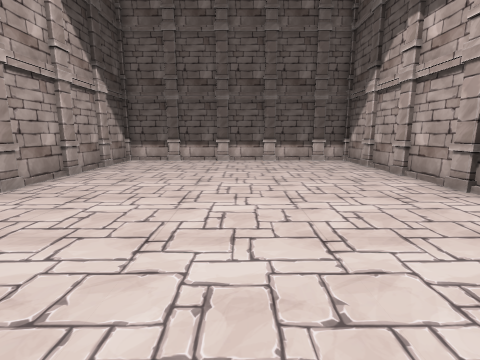
view 1 (above)

12 first-person views from a walk through a 3-D level made in the Unity game engine. The camera is 1.2 m above the floor, tilts 10° down and sees 85° across. The floor is counted in squares, 1 m on a side. Each view is taken from the middle of a square. On the plan, view 1 faces up. The plan holds only what a view shows up to about 12 squares ahead; the rest is blank. The place goes on beyond the plan. The player character is not drawn.

view 2
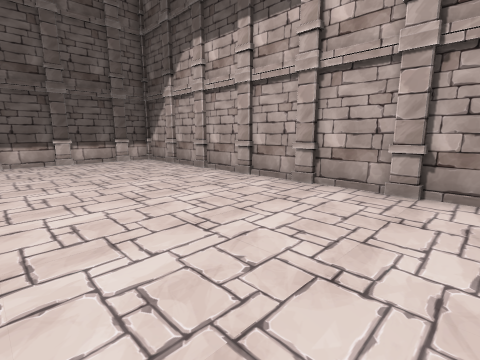

view 3
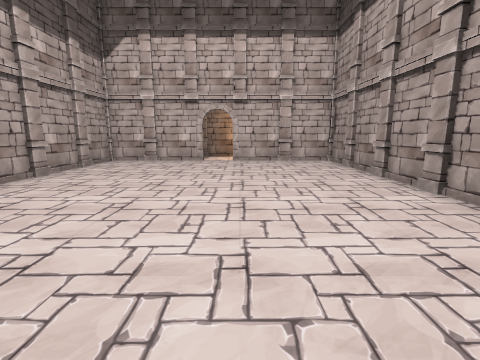

view 4
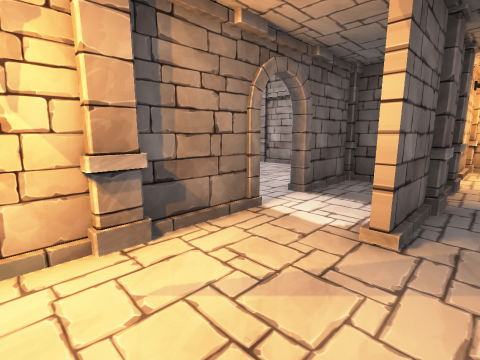

view 5
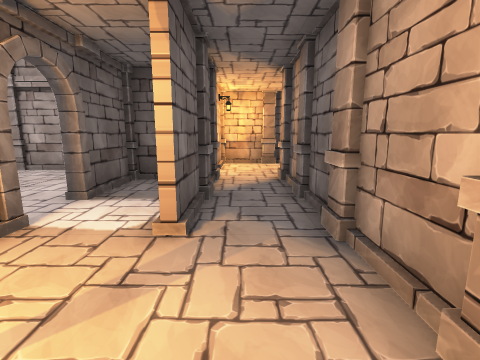

view 6
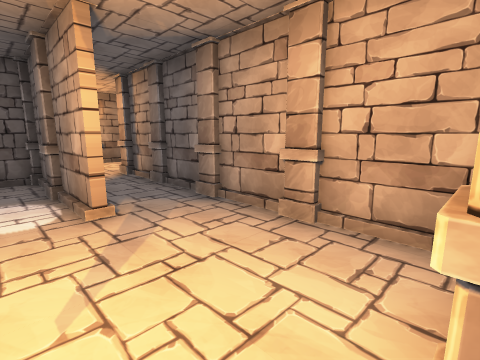

view 7
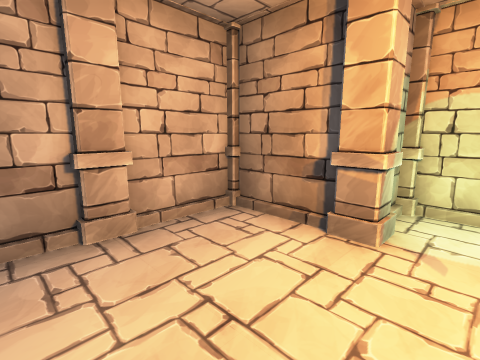

view 8
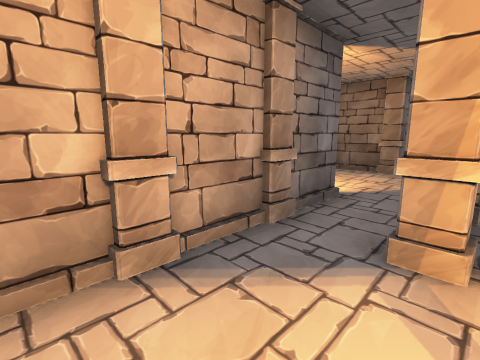

view 9
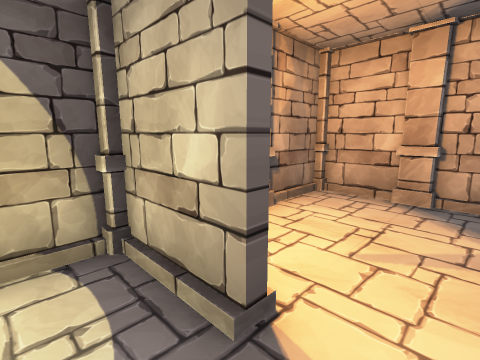

view 10
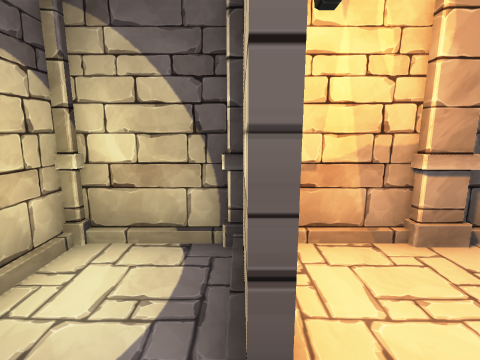

view 11
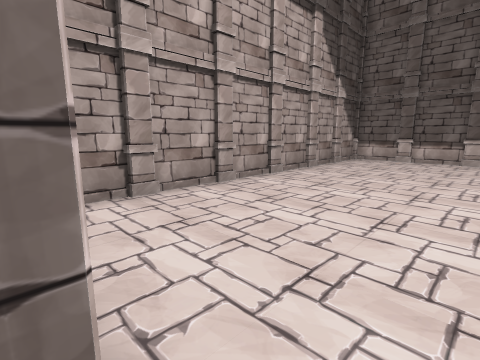

view 12
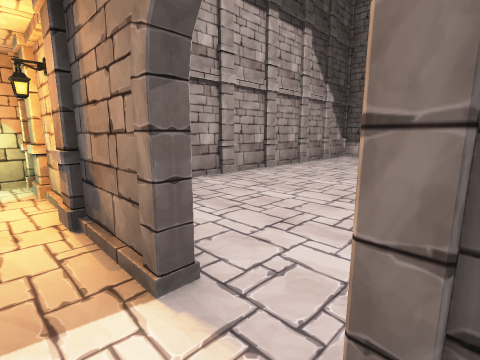

### Floor plan
Ten units are one square. View 1 is at (0, 0); x grows to the right and y downward. Boxes are objects, and circles mark ways between rooms. Rooms are numbered by the first view taken in them; rooms with no view inside come last. Other rooms are left out.
<svg viewBox="-71 -130 151 220">
<path fill="none" stroke="#000" d="M50 -36 50 -75M50 -84 50 -115M-51 -75 -51 -36M-14 -120 -45 -120M34 -120 -5 -120M7 9 45 9M-51 -26 -51 4M50 5 50 -26M-25 9 -7 9M-51 -115 -51 -84M-45 9 -34 9M-35 11 -45 11M-51 34 -51 53 -34 53M-26 53 -15 53M-7 11 -26 11M-66 11 -66 29M68 45 68 11 59 11M49 30 68 30M68 33 49 33M9 73 68 73 68 54M25 11 7 11 7 9M-7 9 -7 11M-11 30 5 30"/>
<rect x="-55" y="-15" width="10" height="10" fill="#bbb"><title>pillar</title></rect>
<rect x="-55" y="-65" width="10" height="10" fill="#bbb"><title>pillar</title></rect>
<rect x="-55" y="-85" width="10" height="10" fill="#bbb"><title>pillar</title></rect>
<rect x="-55" y="-105" width="10" height="10" fill="#bbb"><title>pillar</title></rect>
<rect x="-35" y="-125" width="10" height="10" fill="#bbb"><title>pillar</title></rect>
<rect x="-15" y="-125" width="10" height="10" fill="#bbb"><title>pillar</title></rect>
<rect x="5" y="-125" width="10" height="10" fill="#bbb"><title>pillar</title></rect>
<rect x="25" y="5" width="10" height="10" fill="#bbb"><title>pillar</title></rect>
<rect x="35" y="-125" width="10" height="10" fill="#bbb"><title>pillar</title></rect>
<rect x="45" y="-15" width="10" height="10" fill="#bbb"><title>pillar</title></rect>
<rect x="45" y="-35" width="10" height="10" fill="#bbb"><title>pillar</title></rect>
<rect x="45" y="-65" width="10" height="10" fill="#bbb"><title>pillar</title></rect>
<rect x="45" y="-85" width="10" height="10" fill="#bbb"><title>pillar</title></rect>
<rect x="45" y="-105" width="10" height="10" fill="#bbb"><title>pillar</title></rect>
<rect x="45" y="-125" width="10" height="10" fill="#bbb"><title>pillar</title></rect>
<rect x="-55" y="25" width="10" height="10" fill="#bbb"><title>pillar</title></rect>
<rect x="-55" y="5" width="10" height="10" fill="#bbb"><title>pillar</title></rect>
<rect x="-35" y="5" width="10" height="10" fill="#bbb"><title>pillar</title></rect>
<rect x="25" y="65" width="10" height="10" fill="#bbb"><title>pillar</title></rect>
<rect x="25" y="45" width="10" height="20" fill="#bbb"><title>pillar</title></rect>
<rect x="25" y="25" width="10" height="10" fill="#bbb"><title>pillar</title></rect>
<rect x="45" y="65" width="10" height="20" fill="#bbb"><title>pillar</title></rect>
<rect x="45" y="5" width="10" height="10" fill="#bbb"><title>pillar</title></rect>
<rect x="65" y="45" width="10" height="10" fill="#bbb"><title>pillar</title></rect>
<circle cx="0" cy="10" r="3" fill="#2a7"/>
<circle cx="-10" cy="20" r="3" fill="#2a7"/>
<text x="10" y="-60">1</text>
<text x="-30" y="30">2</text>
<text x="50" y="50">3</text>
<text x="10" y="20">4</text>
</svg>
Room 1 opens to room 4. Room 2 opens to room 4.

Where each view was taken, in squares from view 1:
view 1: 0 up, 0 right, facing up
view 2: 0 up, 1 left, facing up-right
view 3: 11 up, 1 left, facing down
view 4: 4 down, 4 left, facing up-right
view 5: 4 down, 4 left, facing right
view 6: 2 down, 5 left, facing down-right
view 7: 2 down, 2 left, facing down-left
view 8: 5 down, 6 right, facing down-left
view 9: 2 down, 4 right, facing down-right
view 10: 3 down, 4 right, facing right
view 11: 1 down, 0 right, facing up-left
view 12: 2 down, 1 right, facing up-left
